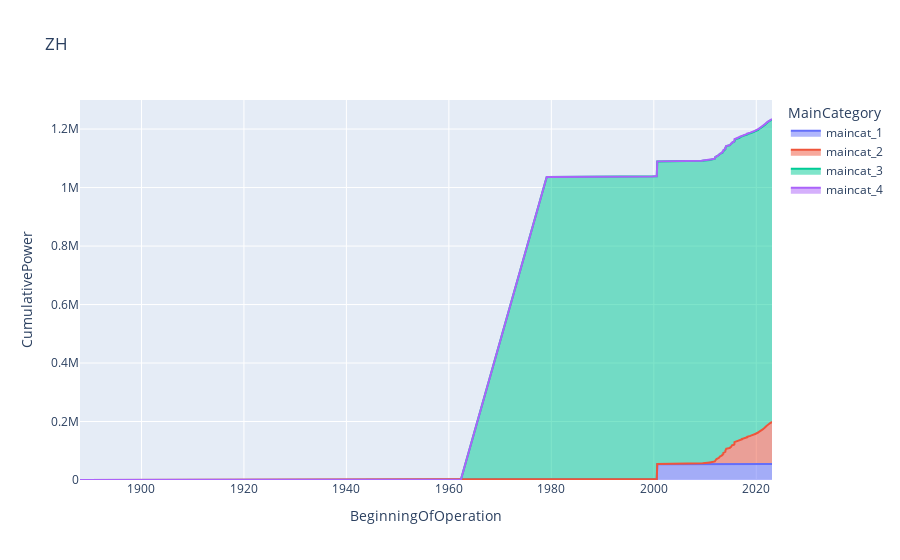

The cell this chart's notebook holds for it:
### Code cell
df_canton_new['SO'].plot(kind='area',x='BeginningOfOperation', y='CumulativePower', title='ZH', color='MainCategory', line_group='MainCategory')

### Figure 1 — Plotly figure (JSON) as saved in the notebook; plotly's stock layout.template omitted (floating-point values rounded to 4 significant figures; data arrays with more than 128 entries replaced by an {"elided": "..."} marker saying what was removed)
{"data": [{"fillpattern": {"shape": ""}, "hovertemplate": "MainCategory=maincat_1<br>BeginningOfOperation=%{x}<br>CumulativePower=%{y}<extra></extra>", "legendgroup": "maincat_1", "line": {"color": "#636efa"}, "marker": {"symbol": "circle"}, "mode": "lines", "name": "maincat_1", "orientation": "v", "showlegend": true, "stackgroup": "1", "type": "scatter", "x": {"elided": "2427 str values"}, "xaxis": "x", "y": {"elided": "2427 float values"}, "yaxis": "y"}, {"fillpattern": {"shape": ""}, "hovertemplate": "MainCategory=maincat_2<br>BeginningOfOperation=%{x}<br>CumulativePower=%{y}<extra></extra>", "legendgroup": "maincat_2", "line": {"color": "#EF553B"}, "marker": {"symbol": "circle"}, "mode": "lines", "name": "maincat_2", "orientation": "v", "showlegend": true, "stackgroup": "1", "type": "scatter", "x": {"elided": "2427 str values"}, "xaxis": "x", "y": {"elided": "2427 float values"}, "yaxis": "y"}, {"fillpattern": {"shape": ""}, "hovertemplate": "MainCategory=maincat_3<br>BeginningOfOperation=%{x}<br>CumulativePower=%{y}<extra></extra>", "legendgroup": "maincat_3", "line": {"color": "#00cc96"}, "marker": {"symbol": "circle"}, "mode": "lines", "name": "maincat_3", "orientation": "v", "showlegend": true, "stackgroup": "1", "type": "scatter", "x": {"elided": "2427 str values"}, "xaxis": "x", "y": {"elided": "2427 int values"}, "yaxis": "y"}, {"fillpattern": {"shape": ""}, "hovertemplate": "MainCategory=maincat_4<br>BeginningOfOperation=%{x}<br>CumulativePower=%{y}<extra></extra>", "legendgroup": "maincat_4", "line": {"color": "#ab63fa"}, "marker": {"symbol": "circle"}, "mode": "lines", "name": "maincat_4", "orientation": "v", "showlegend": true, "stackgroup": "1", "type": "scatter", "x": {"elided": "2427 str values"}, "xaxis": "x", "y": {"elided": "2427 float values"}, "yaxis": "y"}], "layout": {"legend": {"title": {"text": "MainCategory"}, "tracegroupgap": 0}, "title": {"text": "ZH"}, "xaxis": {"anchor": "y", "domain": [0, 1], "title": {"text": "BeginningOfOperation"}}, "yaxis": {"anchor": "x", "domain": [0, 1], "title": {"text": "CumulativePower"}}}}
